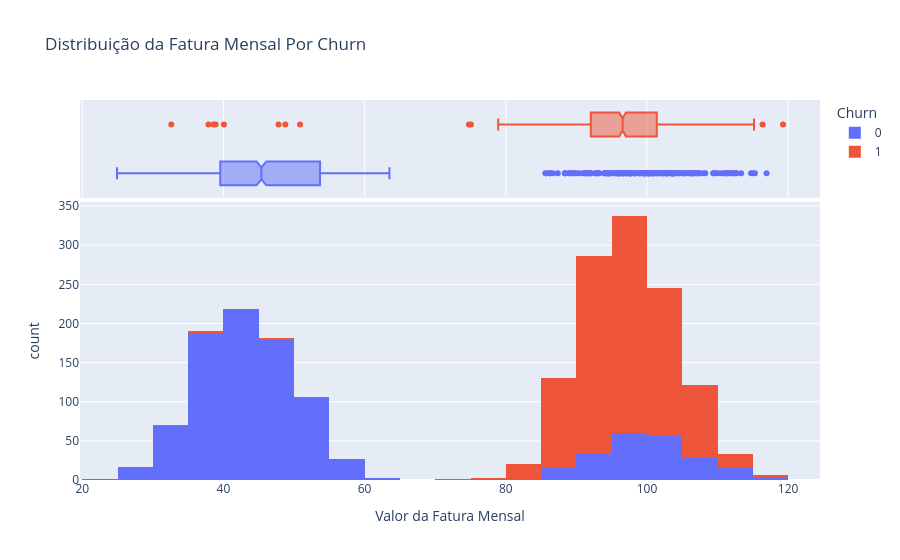

The code cell stored with this chart in its notebook:
### Markdown cell above
### 04.4 - Gráfico de Distribuição da Fatura Mensal Por Churn

### Code cell
# grafico - versao interativa

# analise por fatura mensal
fig_hist_fatura = px.histogram(
    df_churn,
    x = "Fatura_Mensal",
    color = "Churn",
    marginal = "box",
    title = "Distribuição da Fatura Mensal Por Churn",
    labels = {"Fatura_Mensal": "Valor da Fatura Mensal"}
)

fig_hist_fatura.show()

### Figure 1 — Plotly figure (JSON) as saved in the notebook; plotly's stock layout.template omitted (floating-point values rounded to 4 significant figures; data arrays with more than 128 entries replaced by an {"elided": "..."} marker saying what was removed)
{"data": [{"bingroup": "x", "hovertemplate": "Churn=0<br>Valor da Fatura Mensal=%{x}<br>count=%{y}<extra></extra>", "legendgroup": "0", "marker": {"color": "#636efa", "pattern": {"shape": ""}}, "name": "0", "orientation": "v", "showlegend": true, "type": "histogram", "x": {"elided": "1019 float values"}, "xaxis": "x", "yaxis": "y"}, {"hovertemplate": "Churn=0<br>Valor da Fatura Mensal=%{x}<extra></extra>", "legendgroup": "0", "marker": {"color": "#636efa"}, "name": "0", "notched": true, "showlegend": false, "type": "box", "x": {"elided": "1019 float values"}, "xaxis": "x2", "yaxis": "y2"}, {"bingroup": "x", "hovertemplate": "Churn=1<br>Valor da Fatura Mensal=%{x}<br>count=%{y}<extra></extra>", "legendgroup": "1", "marker": {"color": "#EF553B", "pattern": {"shape": ""}}, "name": "1", "orientation": "v", "showlegend": true, "type": "histogram", "x": {"elided": "981 float values"}, "xaxis": "x", "yaxis": "y"}, {"hovertemplate": "Churn=1<br>Valor da Fatura Mensal=%{x}<extra></extra>", "legendgroup": "1", "marker": {"color": "#EF553B"}, "name": "1", "notched": true, "showlegend": false, "type": "box", "x": {"elided": "981 float values"}, "xaxis": "x2", "yaxis": "y2"}], "layout": {"barmode": "relative", "legend": {"title": {"text": "Churn"}, "tracegroupgap": 0}, "title": {"text": "Distribuição da Fatura Mensal Por Churn"}, "xaxis": {"anchor": "y", "domain": [0, 1], "title": {"text": "Valor da Fatura Mensal"}}, "xaxis2": {"anchor": "y2", "domain": [0, 1], "matches": "x", "showgrid": true, "showticklabels": false}, "yaxis": {"anchor": "x", "domain": [0, 0.7326], "title": {"text": "count"}}, "yaxis2": {"anchor": "x2", "domain": [0.7426, 1], "matches": "y2", "showgrid": false, "showline": false, "showticklabels": false, "ticks": ""}}}
